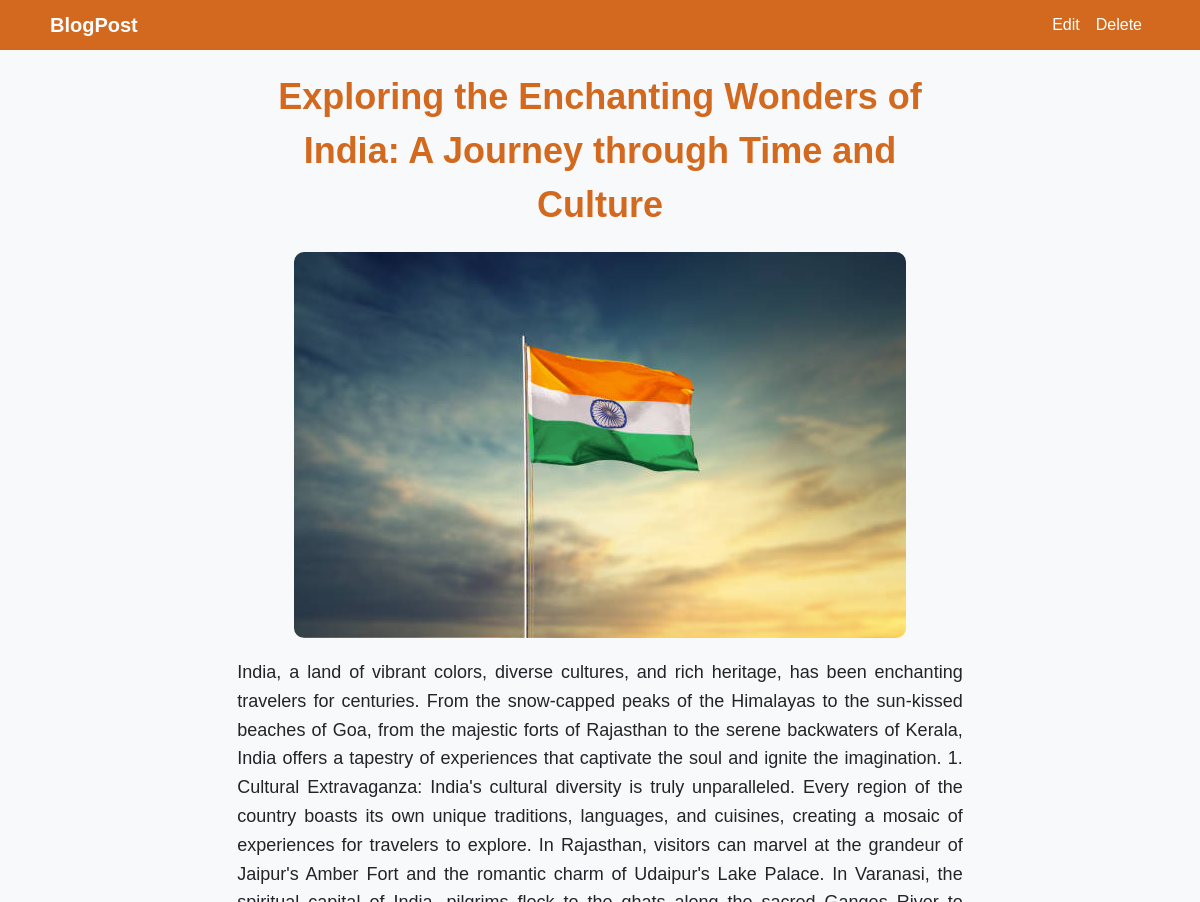
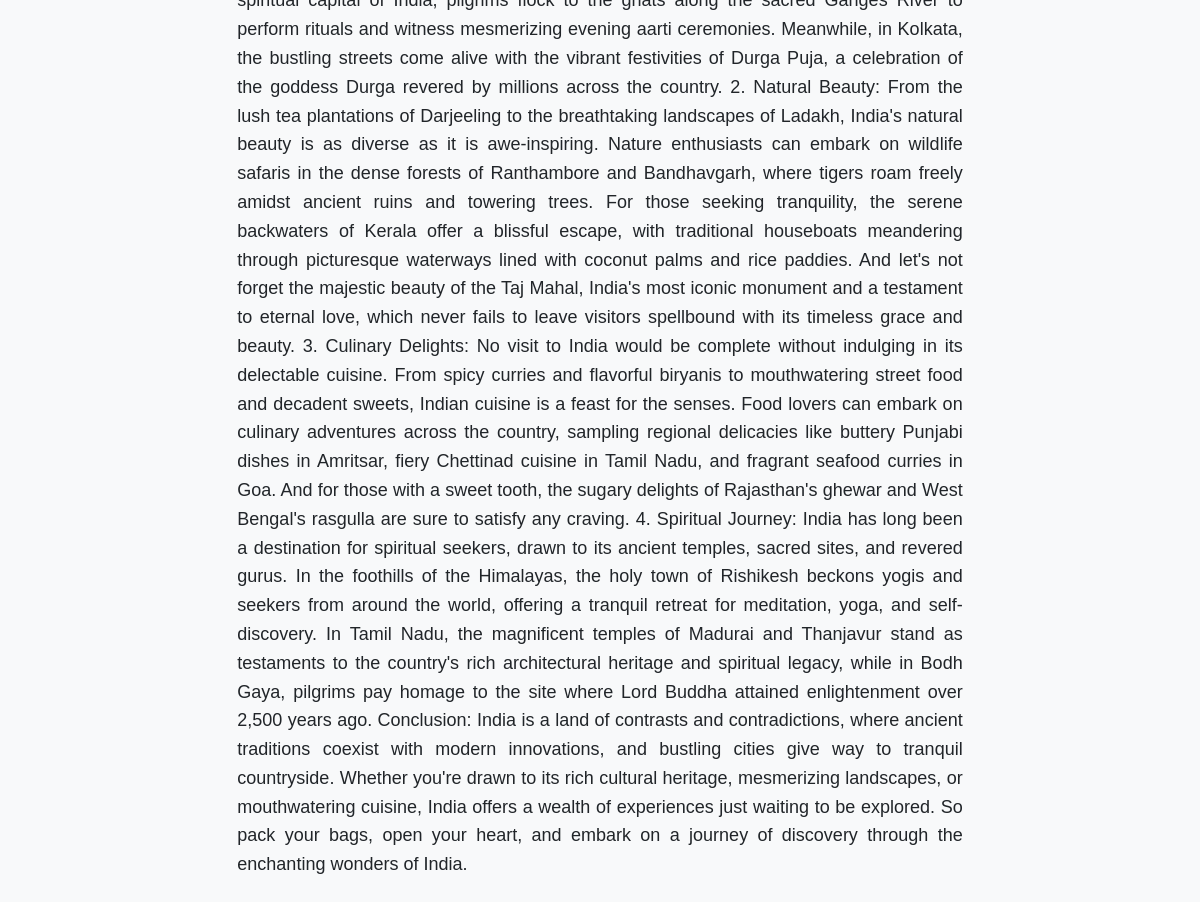
/viewblog/6/, run on the app's committed database (2 pictures, top to bottom).
### myapp/models.py (models this page shows)
class UserBlogs(models.Model):
    blog_id = models.AutoField(primary_key=True)
    Title = models.CharField(max_length=200)
    BlogImages = models.ImageField(upload_to='blogimages/')
    BlogContent = models.TextField()
    author = models.ForeignKey(User, on_delete=models.CASCADE)
    created_at = models.DateTimeField(auto_now_add=True)
    class Meta:
        db_table = 'AllBlogs'

### myapp/views.py (the view)
# urls.py: path('viewblog/<int:blog_id>/', views.ViewBlog, name='viewblog'),
def ViewBlog(request, blog_id):
    blog = get_object_or_404(UserBlogs, blog_id=blog_id)
    return render(request, 'blogview.html', {'blog':blog})

### myapp/templates/blogview.html (shortened to what this page needs)
<!DOCTYPE html>
<html lang="en">
<head>
    <link href="https://cdn.jsdelivr.net/npm/bootstrap@5.3.0-alpha1/dist/css/bootstrap.min.css" rel="stylesheet">
</head>
<body>
    <nav class="navbar navbar-expand-lg navbar-dark">
        <div class="container">
            <a class="navbar-brand" href="/home">BlogPost</a>
            <div class="collapse navbar-collapse" id="navbarSupportedContent">
                <ul class="navbar-nav ms-auto">
                    <li class="nav-item">
                        <a class="nav-link" href="">Edit</a>
                    </li>
                    <li class="nav-item">
                        <a class="nav-link" href="">Delete</a>
                    </li>
                </ul>
            </div>
        </div>
    </nav>
    <div class="container">
        <div class="row">
            <div class="col-md-8 offset-md-2">
                <div class="blog-title">{{ blog.Title }}</div>
                <img class="blog-image" src="{{ blog.BlogImages.url }}" alt="Blog Image">
                <div class="blog-content">
                    <p>{{ blog.BlogContent }}</p>
                </div>
            </div>
        </div>
    </div>
</body>
</html>

### myapp/templates/blogview.html (style rules this page uses)
body { font-family: 'Montserrat', sans-serif; background-color: #f8f9fa; color: #D2691E; margin: 0; padding: 0; }
.navbar { background-color: #D2691E; height: 50px; }
.navbar-brand { color: #ffffff; font-weight: bold; }
.nav-link { color: #ffffff; }
.container { padding: 20px; }
.blog-title { color: #D2691E; font-size: 36px; font-weight: bold; margin-bottom: 20px; text-align: center; }
.blog-image { max-width: 100%; height: auto; border-radius: 10px; margin: 0 auto 20px; display: block; }
.blog-content { color: #212529; line-height: 1.6; text-align: justify; font-size: 18px; }

### data on the page
UserBlogs: Title "Exploring the Enchanting Wonders of India: A Journey through Time and Culture", BlogImages (picture), BlogContent "India, a land of vibrant colors, diverse cultures, and rich heritage, has been enchanting travelers for centuries. From the snow-capped peaks of the Himalayas to the sun-kissed beaches of Goa, from the majestic forts of Rajasthan to the serene backwaters of Kerala, India offers a tapestry of experiences that captivate the soul and ignite the imagination. 1. Cultural Extravaganza: India's cultural diversity is truly unparalleled. Every region of the country boasts its own unique traditions, languages, and cuisines, creating a mosaic of experiences for travelers to explore. In Rajasthan, visitors can marvel at the grandeur of Jaipur's Amber Fort and the romantic charm of Udaipur's Lake…"
